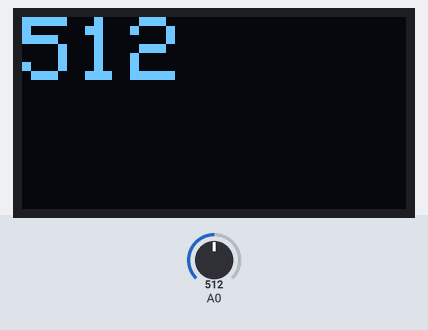
The sketch below on a simulated Arduino Uno, built with avr-gcc and run on an emulated ATmega328P. Shown: 128×64 one-colour display. Inputs (shaded band) come from the test bench; at power-on: A0 = 512. What the sketch prints to the serial monitor is not drawn.

Above: at 1.8 s.
1.9 s: A0 set to 716
At 3.0 s:
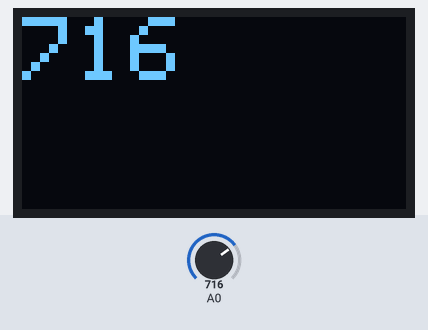
3.6 s: A0 set to 900
At 5.3 s:
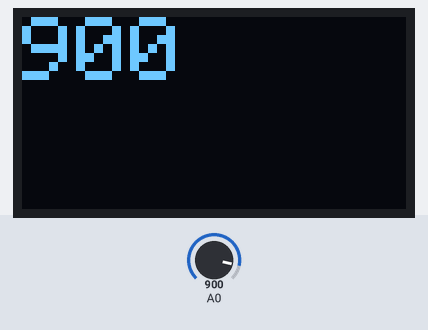
5.6 s: A0 set to 1023
At 6.5 s:
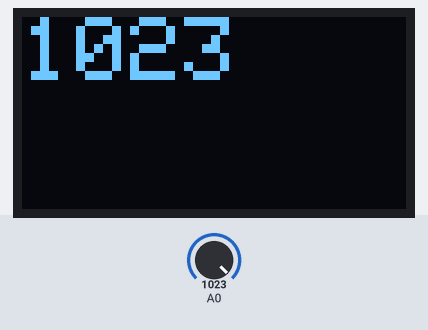
Timing chart, 0 to 8.6 s (numbered marks = the images above; inputs shaded):
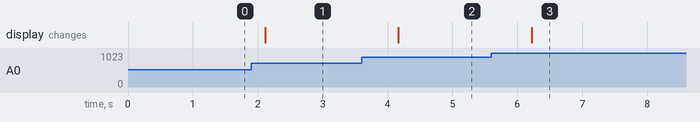

Measured:
- after the input at 1.9 s, the display: changes after 0.21 s (image 1)
- after the input at 3.6 s, the display: changes after 0.57 s (image 2)
- after the input at 5.6 s, the display: changes after 0.62 s (image 3)

The sketch:

Lab8exercise2-M.ino
```cpp
#include <SPI.h>
#include <Wire.h>
#include <Adafruit_GFX.h>
#include <Adafruit_SSD1306.h>

#define SCREEN_WIDTH 128 // OLED display width, in pixels
#define SCREEN_HEIGHT 64 // OLED display height, in pixels
#define OLED_RESET -1
Adafruit_SSD1306 display(SCREEN_WIDTH, SCREEN_HEIGHT, &Wire, OLED_RESET);

void setup() {
  pinMode(A0, INPUT);
  Serial.begin(9600);
  display.begin(SSD1306_SWITCHCAPVCC, 0x3c); //initialize I2C addr 0x3c
  display.clearDisplay();
}

void loop() {
  int VR = analogRead(A0);
  String myNum;
  myNum = String(VR);
  display.clearDisplay();
  display.setTextSize(3);
  display.setTextColor(WHITE);
  display.setCursor(0,0);
  display.println(VR);
  display.display();

  Serial.print(myNum);
  delay(1000);
}
```
